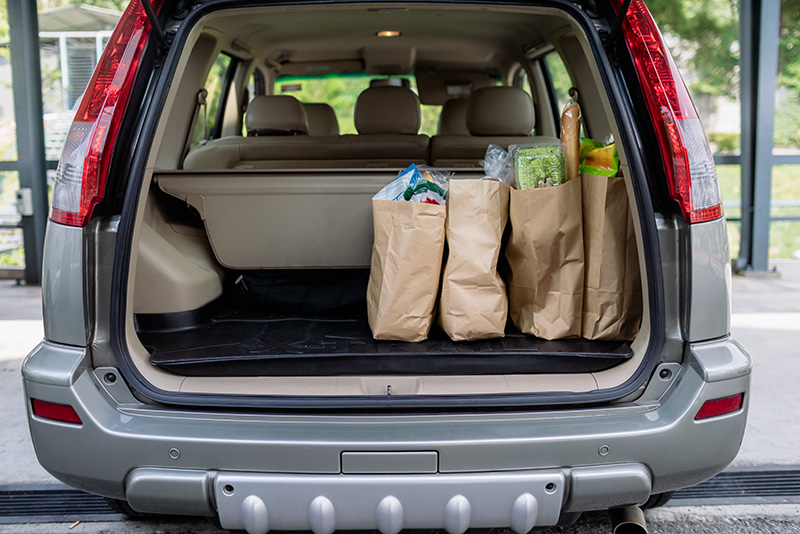
#> input picture sam3/assets/images/groceries.jpg, 800 x 534 px, found by its file name; its folder holds 2 pictures in this run
$ python group_scenes.py out.png
#> lines starting #> are read from the running program, lines starting #| are printed output that depends on the picture
### utils/build_sam3_seg_v2/scene_match.py
"""So khớp cảnh bằng SIFT + RANSAC (bền với việc con tằm di chuyển và thay đổi độ sáng)."""
from __future__ import annotations
import cv2, numpy as np

_sift = None

def sift_feats(path: str, size: int = 320, nfeat: int = 600):
    global _sift
    if _sift is None:
        _sift = cv2.SIFT_create(nfeatures=nfeat)
    g = cv2.imread(path, cv2.IMREAD_GRAYSCALE)
    g = cv2.resize(g, (size, size), interpolation=cv2.INTER_AREA)
    g = cv2.createCLAHE(2.0, (8, 8)).apply(g)          # bớt phụ thuộc độ sáng
    kp, des = _sift.detectAndCompute(g, None)
    pts = np.float32([k.pt for k in kp]) if kp else np.zeros((0, 2), np.float32)
    return pts, (des if des is not None else np.zeros((0, 128), np.float32))

# [11 lines left out: function inliers, not called in this run]

### utils/build_sam3_seg_v2/group_scenes.py
"""
Gom 8.975 ảnh yolo_bbox thành NHÓM CẢNH (cùng con tằm / cùng phiên chụp) để chia split không rò rỉ.

Hai tín hiệu, nối bằng union-find:
  1. Pixel (bền với độ sáng): cosine ảnh xám 24px ≥ 0.90 rồi tương quan chuẩn hoá ảnh xám 96px ≥ 0.95.
  2. Cảnh (bền với việc con tằm bò đi): với 30 láng giềng gần nhất, SIFT + RANSAC ≥ 10 điểm khớp
     VÀ cùng lớp (một phiên chụp = một con = một lớp; ràng buộc này chặn việc nối nhầm thành nhóm khổng lồ).

Chạy (từ gốc dự án):  python utils/build_sam3_seg_v2/group_scenes.py <thư mục làm việc>
Xuất: F24.npy, H96.npy, cand_pairs.npy, cand_inl.npy, scene_groups_th10.json
"""
import collections, json, sys
from multiprocessing import Pool
from pathlib import Path

import cv2
import numpy as np

sys.path.insert(0, str(Path(__file__).parent))
from scene_match import inliers, sift_feats

OUT = Path(sys.argv[1]); OUT.mkdir(parents=True, exist_ok=True)
NCC_THR, COS_PRE, K, SIFT_THR = 0.95, 0.90, 30, 10

items = [(sp, p.stem) for sp in ["train", "valid", "test"] for p in sorted(Path(f"data/yolo_bbox/{sp}/images").glob("*.jpg"))]
N = len(items)
paths = [f"data/yolo_bbox/{s}/images/{st}.jpg" for s, st in items]


def global_feats(path: str) -> tuple[np.ndarray, np.ndarray]:
    g = cv2.imread(path, cv2.IMREAD_GRAYSCALE)
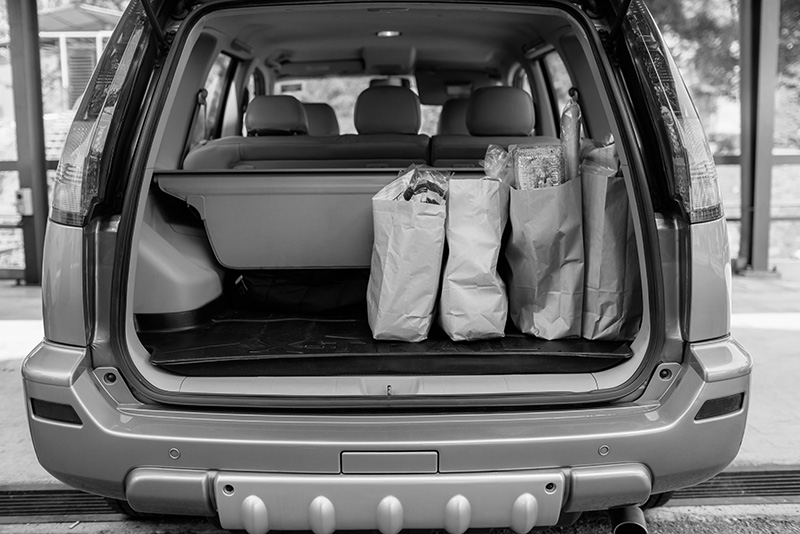
#> g: shape (534, 800); min 0, max 255, mean 106.5
    out = []
    for size in (24, 96):
        v = cv2.resize(g, (size, size), interpolation=cv2.INTER_AREA).astype(np.float32).ravel()
        v -= v.mean(); v /= max(np.linalg.norm(v), 1e-6); out.append(v)
#> after the loop, out = 2 items
    return out[0], out[1]


with Pool(24) as pool:
    GF = pool.map(global_feats, paths, chunksize=64)
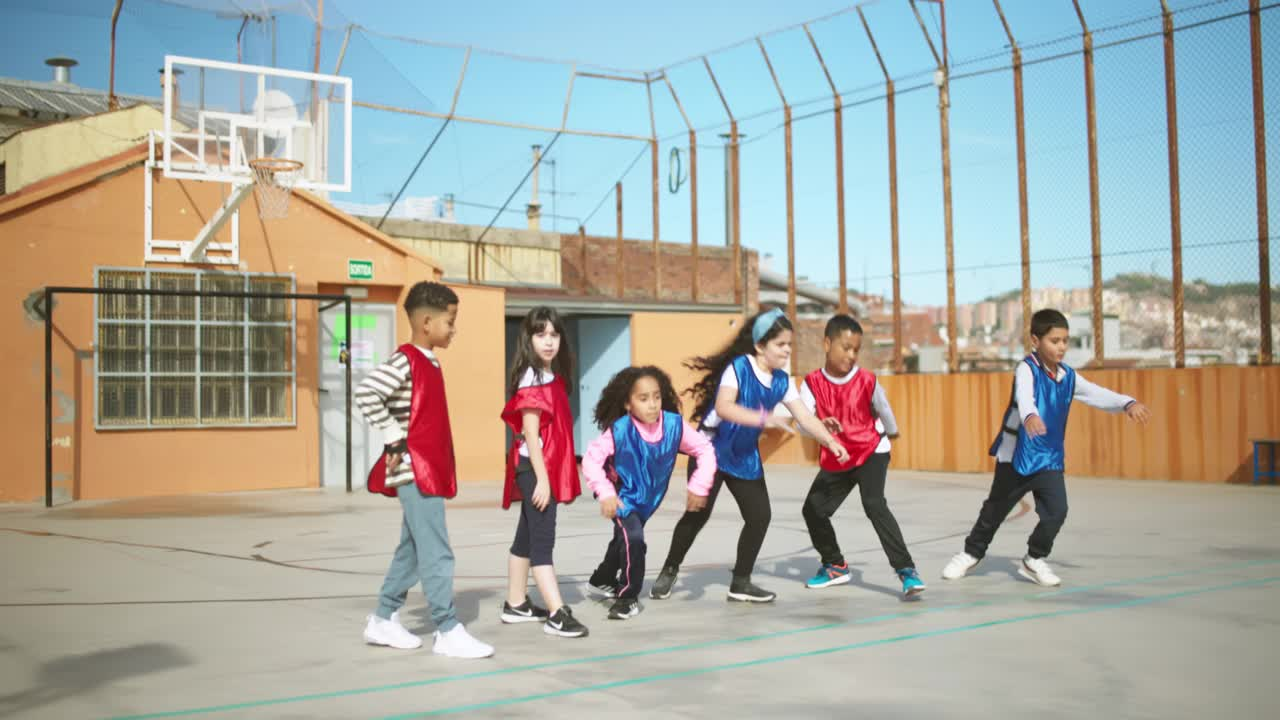
#> input picture sam3/assets/images/test_image.jpg, 1280 x 720 px, found by its file name
#> in global_feats (call 2), `g = cv2.imread(path, cv2.IMREAD_GRAYSCALE)`:
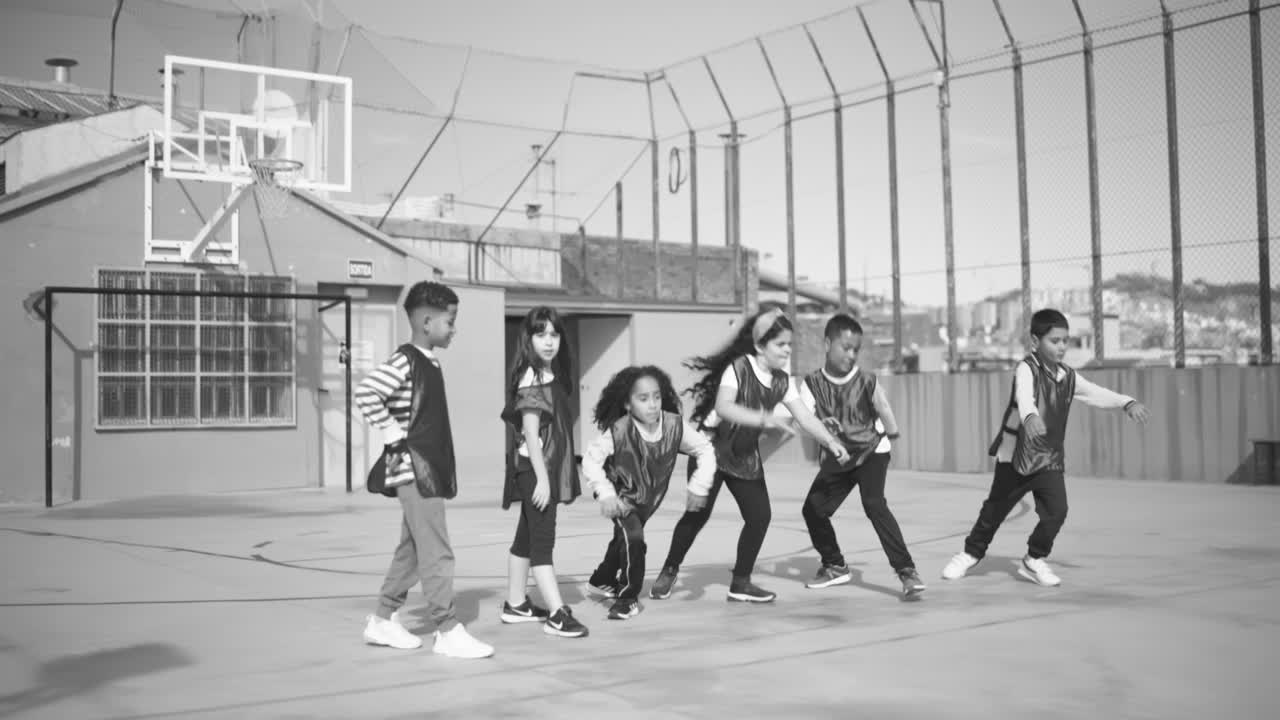
#> g: shape (720, 1280); min 19, max 255, mean 167
#> GF = 6 items
    FE = pool.map(sift_feats, paths, chunksize=64)
#> in sift_feats, `g = cv2.resize(g, (size, size), interpolation=cv2.INTER_AREA)`:
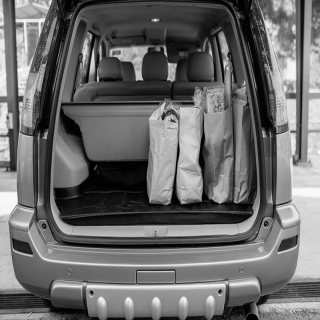
#> g: shape (320, 320); min 0, max 251, mean 106.5
#> in sift_feats, `g = cv2.createCLAHE(2.0, (8, 8)).apply(g)`:
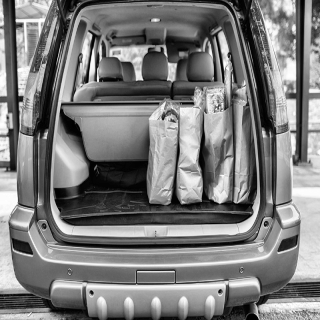
#> g: shape (320, 320); min 0, max 255, mean 123.6
#> in sift_feats, `kp, des = _sift.detectAndCompute(g, None)`: kp = 601 keypoints; strongest (x, y, size): (91, 292, 2.7), (220, 291, 2.7), (139, 76, 5.6), (86, 80, 4.4)
#> in sift_feats, `pts = np.float32([k.pt for k in kp]) if kp else np.zeros((0, 2), np.fl..`: pts = 601 pairs, first value 2.8 to 316.9, second value 3.31 to 316.3
#> call 2 of sift_feats, with size = 320, nfeat = 600
#> in sift_feats (call 2), `g = cv2.resize(g, (size, size), interpolation=cv2.INTER_AREA)`:
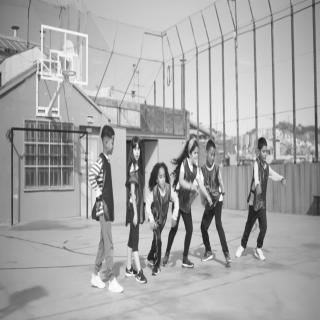
#> g: shape (320, 320); min 29, max 253, mean 167
#> in sift_feats (call 2), `g = cv2.createCLAHE(2.0, (8, 8)).apply(g)`:
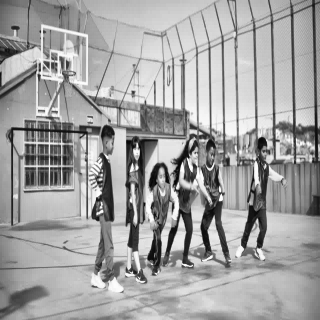
#> g: shape (320, 320); min 4, max 255, mean 161.6
#> in sift_feats (call 2), `kp, des = _sift.detectAndCompute(g, None)`: kp = 600 keypoints; strongest (x, y, size): (136, 152, 5), (173, 231, 5.5), (100, 179, 2), (185, 265, 1.8)
#> in sift_feats (call 2), `pts = np.float32([k.pt for k in kp]) if kp else np.zeros((0, 2), np.fl..`: pts = 600 pairs, first value 2.91 to 315.6, second value 5.27 to 298.8
#> in sift_feats (call 3), `kp, des = _sift.detectAndCompute(g, None)`: kp = 601 keypoints; strongest (x, y, size): (91, 292, 2.7), (220, 291, 2.7), (139, 76, 5.6), (86, 80, 4.4)
#> in sift_feats (call 4), `kp, des = _sift.detectAndCompute(g, None)`: kp = 600 keypoints; strongest (x, y, size): (136, 152, 5), (173, 231, 5.5), (100, 179, 2), (185, 265, 1.8)
#> in sift_feats (call 5), `kp, des = _sift.detectAndCompute(g, None)`: kp = 601 keypoints; strongest (x, y, size): (91, 292, 2.7), (220, 291, 2.7), (139, 76, 5.6), (86, 80, 4.4)
#> in sift_feats (call 6), `kp, des = _sift.detectAndCompute(g, None)`: kp = 600 keypoints; strongest (x, y, size): (136, 152, 5), (173, 231, 5.5), (100, 179, 2), (185, 265, 1.8)
#> FE = 6 items
F = np.stack([a for a, _ in GF]); H = np.stack([b for _, b in GF])
cls = np.array([1 if st.lower().startswith("healthy") else 0 for _, st in items])

parent = list(range(N))
def find(a: int) -> int:
    while parent[a] != a:
        parent[a] = parent[parent[a]]; a = parent[a]
    return a

# 1) pixel
for i0 in range(0, N, 1024):
    S = F[i0:i0 + 1024] @ F.T
    for i, j in zip(*np.where(S >= COS_PRE)):
        i += i0
        if j > i and float(H[i] @ H[j]) >= NCC_THR:
            parent[find(i)] = find(j)
#> after the loop, i = 5; parent = [2, 3, 4, 5, 4, 5]
# 2) SIFT trên K láng giềng gần nhất
cand = set()
for i0 in range(0, N, 1024):
    S = np.maximum(F[i0:i0 + 1024] @ F.T, H[i0:i0 + 1024] @ H.T)
    for r, row in enumerate(S):
        i = i0 + r; row[i] = -9
#> (the run stopped early here; a loop or call above may not have finished)
